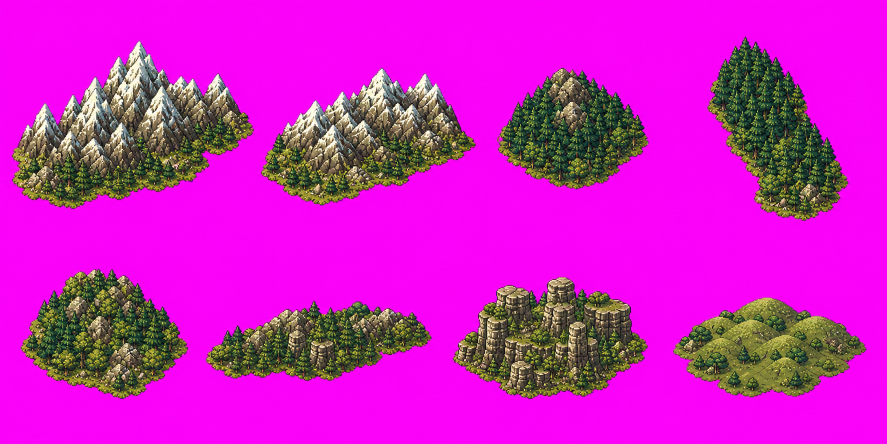
#> input picture assets/map/glyphs/massif_glyph_sheet.png, 1774 x 887 px (shown at 1/2 size)
$ python slice_massif_glyphs.py
#> lines starting #> are read from the running program, lines starting #| are printed output that depends on the picture
import argparse
from pathlib import Path

from PIL import Image, ImageFilter


MAP_DIR = Path(__file__).resolve().parent.parent / "assets" / "map"
GLYPH_DIR = MAP_DIR / "glyphs"
DEFAULT_SHEET = GLYPH_DIR / "massif_glyph_sheet.png"
PADDING = 12

GLYPH_NAMES = [
    "massif_alps_wall_1",
    "massif_alps_wall_2",
    "massif_harz_brocken",
    "massif_black_forest_spine",
    "massif_bavarian_forest",
    "massif_erzgebirge_ridge",
    "massif_saxon_switzerland_sandstone",
    "massif_eifel_hunsrueck_low",
]


def _cell_bounds(width: int, height: int, index: int) -> tuple[int, int, int, int]:
    col = index % 4
    row = index // 4
    return (
        round(width * col / 4),
        round(height * row / 2),
        round(width * (col + 1) / 4),
        round(height * (row + 1) / 2),
    )


def _remove_chroma_key(image: Image.Image) -> Image.Image:
    image = image.convert("RGBA")
    pixels = image.load()
    alpha = Image.new("L", image.size, 255)
#> alpha: PIL image 1774x887 L; every value is 255
    alpha_pixels = alpha.load()
    for y in range(image.height):
        for x in range(image.width):
            red, green, blue, _ = pixels[x, y]
            magenta_distance = abs(red - 255) + abs(green) + abs(blue - 255)
            if magenta_distance <= 60 or (red > 222 and blue > 222 and green < 95):
                alpha_pixels[x, y] = 0
    alpha = alpha.filter(ImageFilter.MinFilter(3)).filter(ImageFilter.GaussianBlur(0.25))
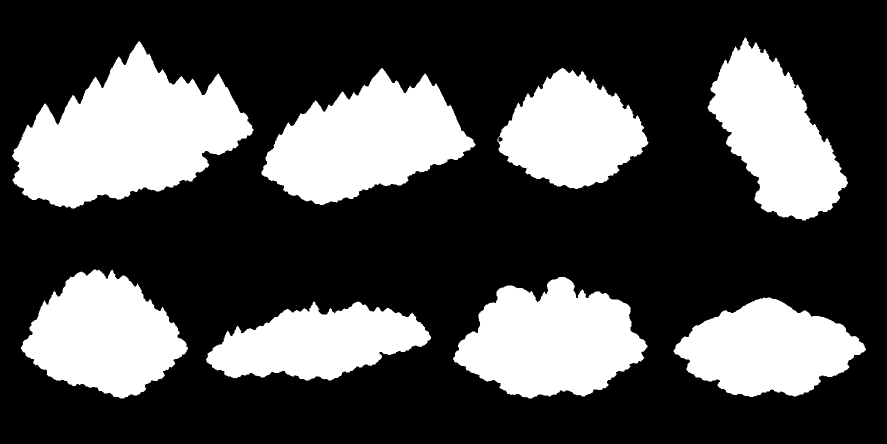
#> alpha: PIL image 1774x887 L (shown at 1/2 size); min 0, max 255, mean 76.5
    image.putalpha(alpha)
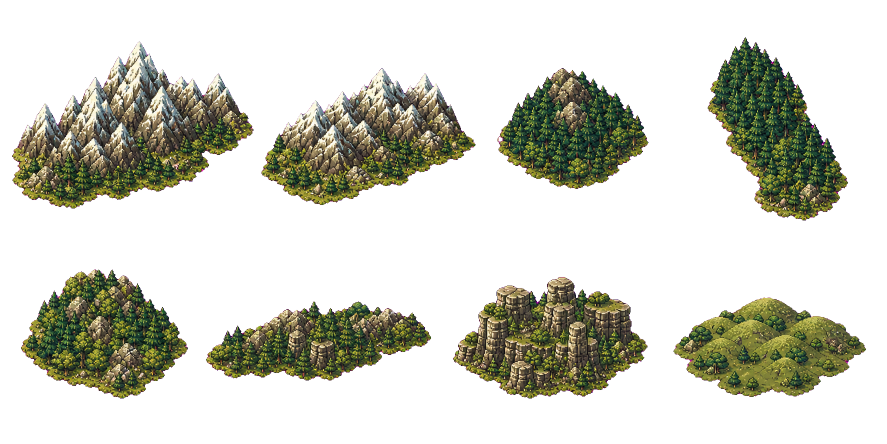
#> image: PIL image 1774x887 RGBA (shown at 1/2 size); mean R, G, B, A 202.9, 31.5, 192, 76.5; transparent parts drawn white
    return image


def _trim_with_padding(image: Image.Image) -> Image.Image:
    bbox = image.getchannel("A").getbbox()
    if bbox is None:
        return Image.new("RGBA", (1, 1), (0, 0, 0, 0))
    left = max(0, bbox[0] - PADDING)
    top = max(0, bbox[1] - PADDING)
    right = min(image.width, bbox[2] + PADDING)
    bottom = min(image.height, bbox[3] + PADDING)
    return image.crop((left, top, right, bottom))


def slice_sheet(sheet_path: Path, out_dir: Path) -> None:
    sheet = Image.open(sheet_path).convert("RGBA")
    keyed = _remove_chroma_key(sheet)
    out_dir.mkdir(parents=True, exist_ok=True)
    for index, name in enumerate(GLYPH_NAMES):
        cell = keyed.crop(_cell_bounds(sheet.width, sheet.height, index))
        glyph = _trim_with_padding(cell)
        output = out_dir / f"{name}.png"
        glyph.save(output, "PNG", optimize=True)
        print(f"Wrote {output} {glyph.width}x{glyph.height}")
#> this loop made 8 passes
#> (bbox in _trim_with_padding, left in _trim_with_padding, top in _trim_with_padding, right in _trim_with_padding, bottom in _trim_with_padding) on passes 1 to 8: ((23, 81, 444, 418), 11, 69, 444, 430), ((0, 135, 443, 411), 0, 123, 443, 423), ((0, 135, 411, 379), 0, 123, 423, 391), ((84, 73, 367, 442), 72, 61, 379, 444), ((41, 94, 444, 354), 29, 82, 444, 366), ((0, 158, 419, 318), 0, 146, 431, 330), ((18, 109, 409, 354), 6, 97, 421, 366), ((16, 150, 403, 351), 4, 138, 415, 363)
#> pass 1, in slice_sheet, `cell = keyed.crop(_cell_bounds(sheet.width, sheet.height, index))`:
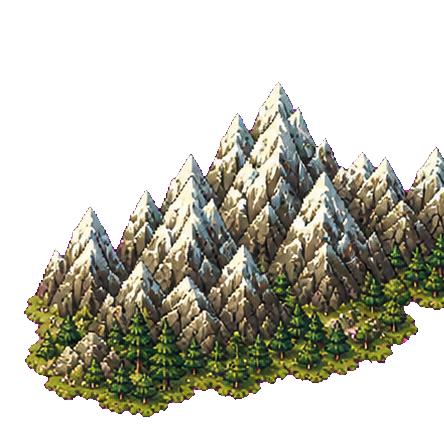
#> cell: PIL image 444x444 RGBA; mean R, G, B, A 191, 51.1, 177.6, 110.7; transparent parts drawn white
#> pass 2, in slice_sheet, `cell = keyed.crop(_cell_bounds(sheet.width, sheet.height, index))`:
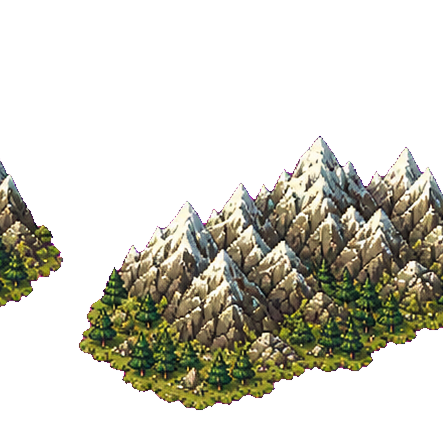
#> cell: PIL image 443x444 RGBA; mean R, G, B, A 203.4, 41.5, 190.5, 88.4; transparent parts drawn white
#> pass 2, in slice_sheet, `glyph = _trim_with_padding(cell)`:
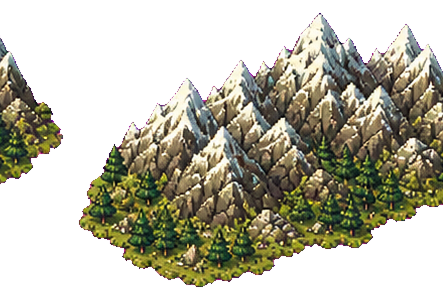
#> glyph: PIL image 443x300 RGBA; mean R, G, B, A 181.3, 60.5, 162.9, 130.8; transparent parts drawn white
#> after the loop:
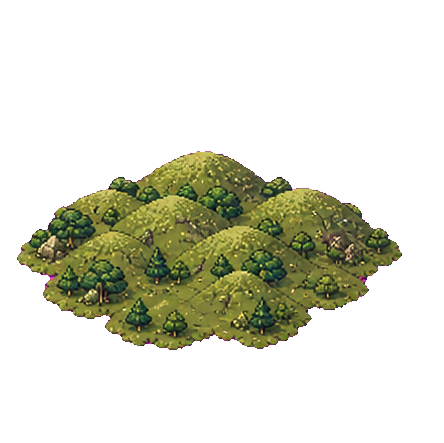
#> cell: PIL image 444x443 RGBA; mean R, G, B, A 213.9, 30.4, 199.1, 64.2; transparent parts drawn white
#> after the loop:
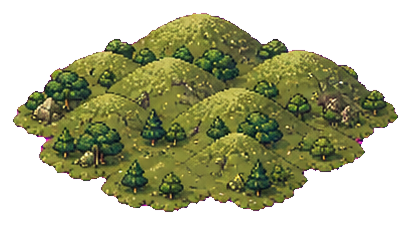
#> glyph: PIL image 411x225 RGBA; mean R, G, B, A 173.1, 62, 143.3, 136.6; transparent parts drawn white


def main() -> int:
    parser = argparse.ArgumentParser(description="Slice generated massif map glyph sheet into large source glyphs.")
    parser.add_argument("--sheet", type=Path, default=DEFAULT_SHEET)
    parser.add_argument("--out-dir", type=Path, default=GLYPH_DIR)
    args = parser.parse_args()
    if not args.sheet.exists():
        raise FileNotFoundError(args.sheet)
    slice_sheet(args.sheet, args.out_dir)
    return 0


if __name__ == "__main__":
    raise SystemExit(main())
#> (the program exits here)
